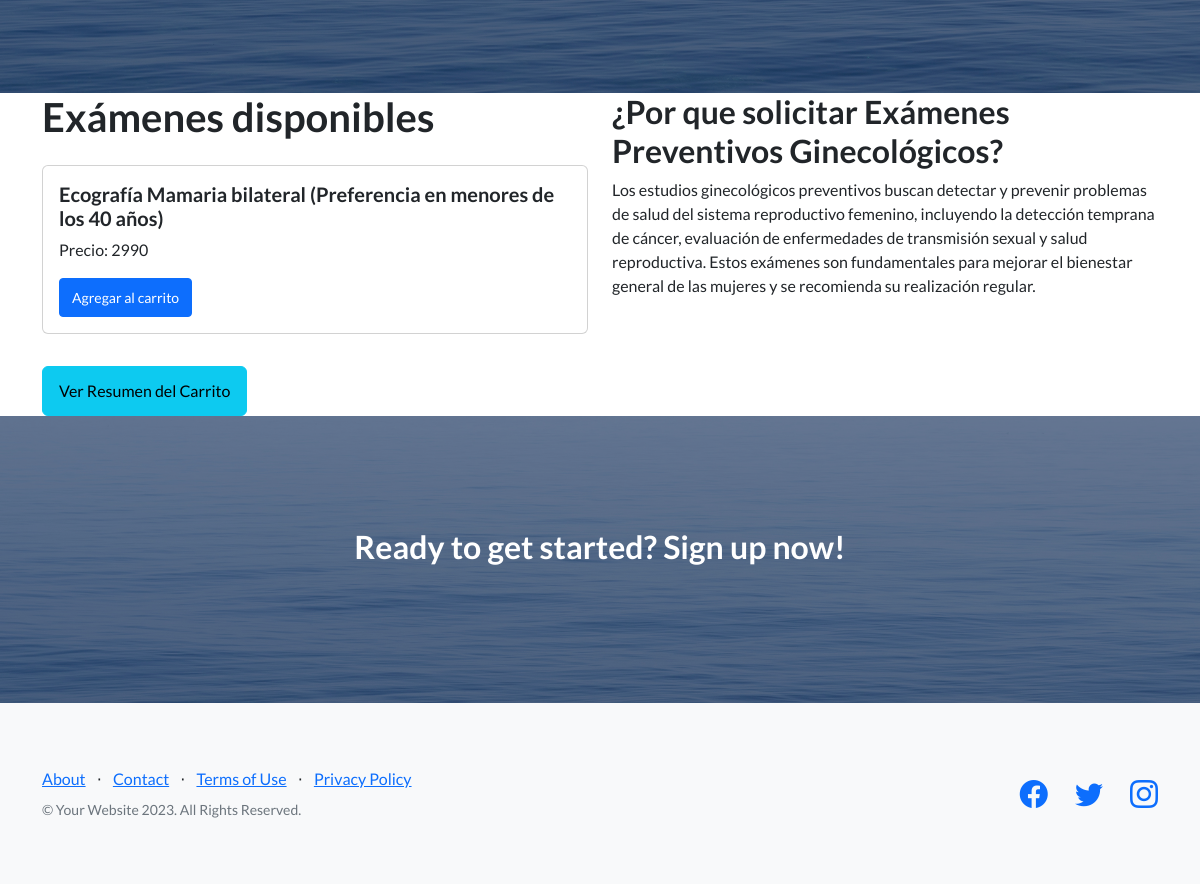
The page /categorias/3/ (lower part) on the database as committed earlier.
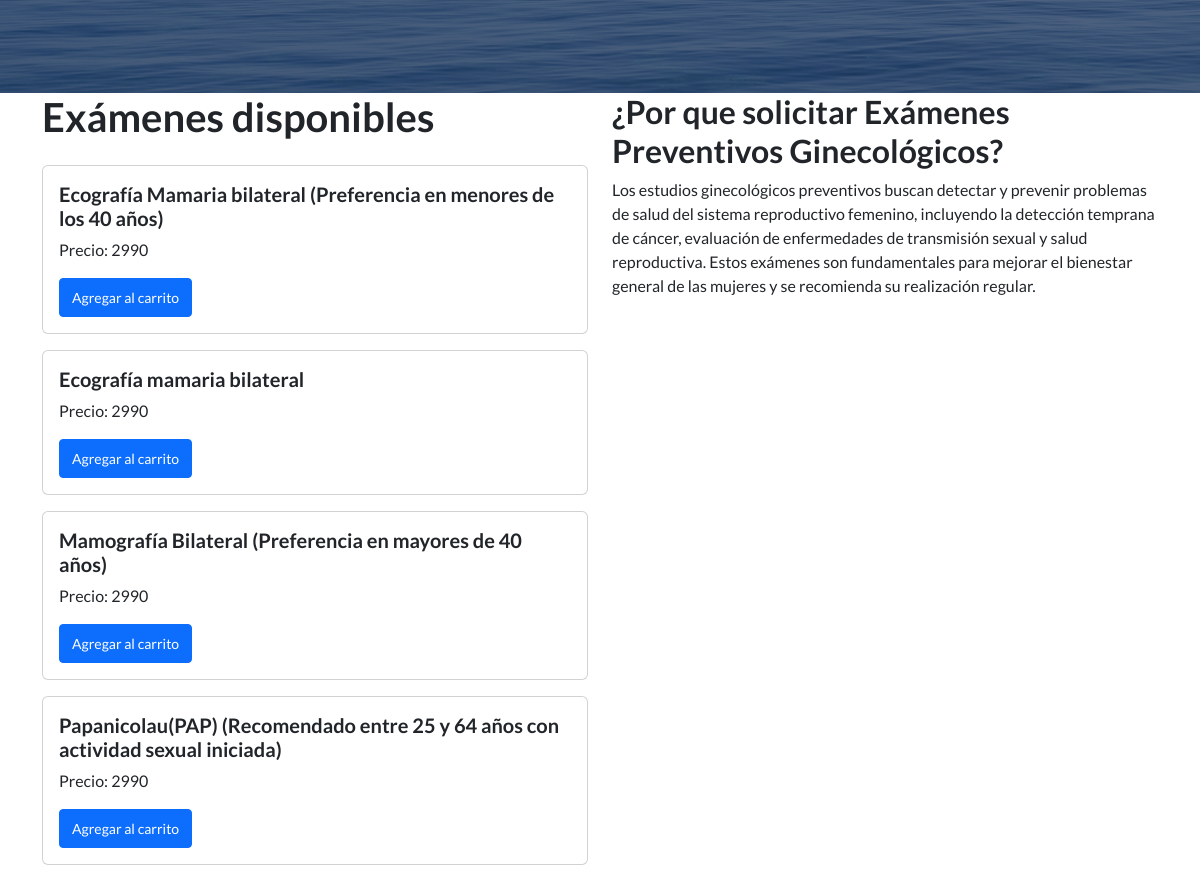
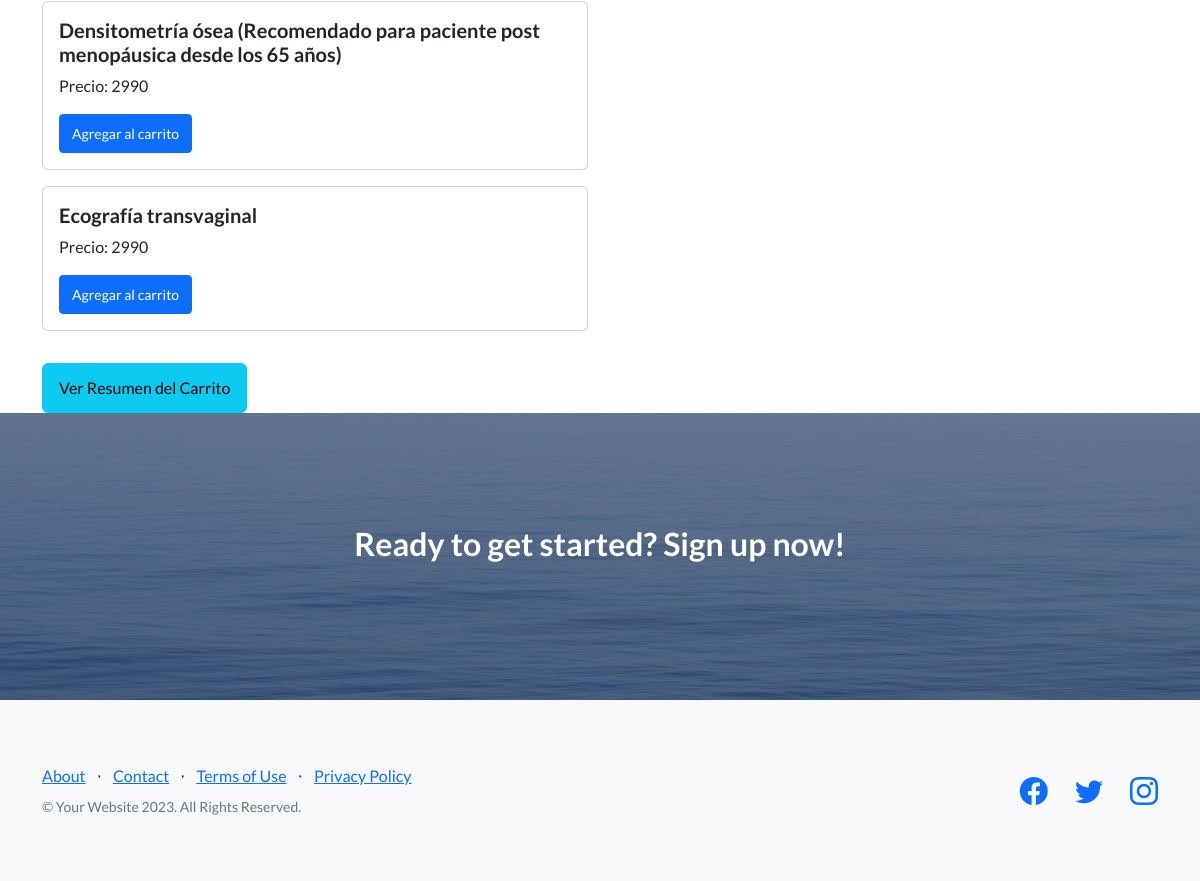
The same page on the database as committed later (2 pictures, top to bottom).
### AppWeb/models.py (models this page shows, shortened)
class Item(models.Model):
    nombre = models.CharField(max_length=100)
    categoria = models.ForeignKey(Categoria, on_delete=models.CASCADE, null=True, blank=True)
    derivacion = models.ForeignKey(Derivacion, on_delete=models.CASCADE, null=True, blank=True)
    descripcion = models.TextField(blank=True)

class Categoria(models.Model):
    nombre = models.CharField(max_length=100)
    descripcion = models.TextField(blank=True)  # Campo opcional para descripción de la categoría
    precio = models.DecimalField(max_digits=10, decimal_places=0)
    imagen_url = models.CharField(max_length=200, null=True, blank=True)

### AppWeb/views.py (the view)
# urls.py: path('categorias/<int:categoria_id>/', views.ver_productos_por_categoria, name='ver_productos_por_categoria'),
def ver_productos_por_categoria(request, categoria_id):
    categoria = get_object_or_404(Categoria, id=categoria_id)
    productos = Item.objects.filter(categoria=categoria)
    return render(request, 'examenes/ver_productos_por_categoria.html', {'categoria': categoria, 'productos': productos})

### AppWeb/templates/examenes/ver_productos_por_categoria.html (shortened to what this page needs)
{% extends 'base.html' %}
{% load static %}
{% block content %}
<div class="container">
    <div class="row">
        <div class="col-md-6">
            <h1 class="mb-4">Exámenes disponibles</h1>
            {% for producto in productos %}
            <div class="card mb-3">
                <div class="card-body">
                    <h5 class="card-title">{{ producto.nombre }}</h5>
                    <p class="card-text">Precio: {{ producto.categoria.precio }}</p>
                    <form class="agregar-al-carrito-form" data-producto-id="{{ producto.id }}" method="post" action="{% url 'agregar_al_carrito' %}">
                        <button type="submit" class="btn btn-primary btn-sm agregar-al-carrito-btn" {% if producto.ya_en_carrito %}disabled{% endif %}>
                            {% if producto.ya_en_carrito %}Producto Agregado{% else %}Agregar al carrito{% endif %}
                        </button>
                    </form>
                </div>
            </div>
            {% endfor %}
            <a href="{% url 'resumen_carrito' %}" class="btn btn-info mt-3">Ver Resumen del Carrito</a>
        </div>
        <div class="col-md-6">
            <h2>¿Por que solicitar {{categoria.nombre}}?</h2>
            <p>{{ categoria.descripcion }}</p>
        </div>
    </div>
</div>
{% endblock %}

Rows that differ between the two databases and show on the page:
added Item: nombre "Ecografía mamaria bilateral", categoria.precio "2990"
added Item: nombre "Mamografía Bilateral (Preferencia en mayores de 40 años)", categoria.precio "2990"
added Item: nombre "Papanicolau(PAP) (Recomendado entre 25 y 64 años con actividad sexual iniciada)", categoria.precio "2990"
added Item: nombre "Densitometría ósea (Recomendado para paciente post menopáusica desde los 65 años)", categoria.precio "2990"
added Item: nombre "Ecografía transvaginal", categoria.precio "2990"
